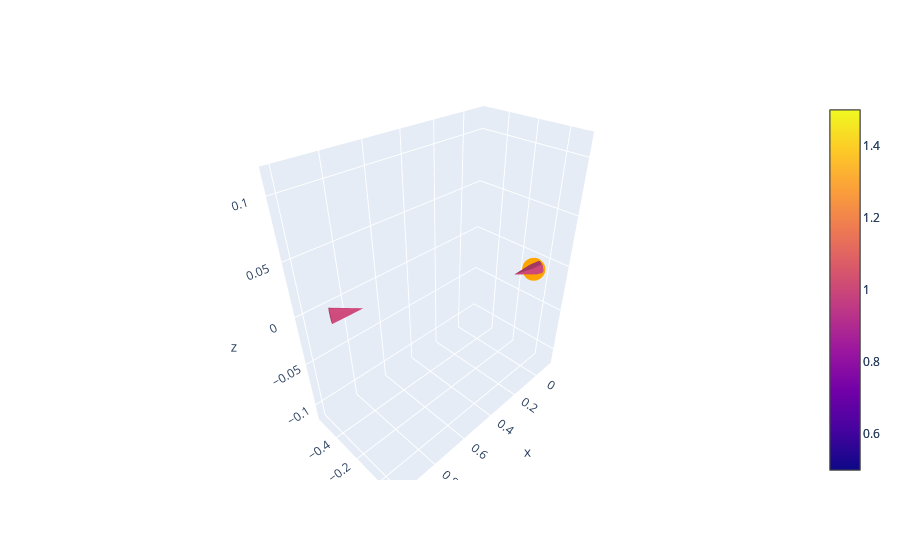

Here is the notebook cell this chart was saved with:
### Markdown cell above
Double check that plane points back to sun in the $-\hat{r}$ direction

### Code cell
# Add the condition of the plane
fig1 = go.Figure(data=go.Cone(
    x = [planeConCar[0]],
    y = [planeConCar[1]],
    z = [planeConCar[2]],
    u = [planeConCar[3]],
    v = [planeConCar[4]],
    w = [planeConCar[5]],
sizeref = 0.15
))


# Add the location of the plane
fig1.add_trace(
    go.Cone(
    x = [planePos[0]],
    y = [planePos[1]],
    z = [planePos[2]],
    u = [planeVel[0]],
    v = [planeVel[1]],
    w = [planeVel[2]],
sizeref = 0.15
    ))


# Add the location of the sun
fig1.add_trace(
    go.Scatter3d(
        x=[0],
        y=[0],
        z=[0],
        mode = 'markers',
        marker = dict(
            size = 8,
            color = 'orange')
                )
            )


fig1.show()

### Figure 1 — Plotly figure (JSON) as saved in the notebook; plotly's stock layout.template omitted (floating-point values rounded to 4 significant figures)
{"data": [{"sizeref": 0.15, "type": "cone", "u": [0.9267], "v": [-0.3759], "w": [0], "x": [0.002155], "y": [-0.000874], "z": [0]}, {"sizeref": 0.15, "type": "cone", "u": [-0.8903], "v": [0.4553], "w": [0], "x": [0.8903], "y": [-0.4553], "z": [0]}, {"marker": {"color": "orange", "size": 8}, "mode": "markers", "type": "scatter3d", "x": [0], "y": [0], "z": [0]}], "layout": {}}
